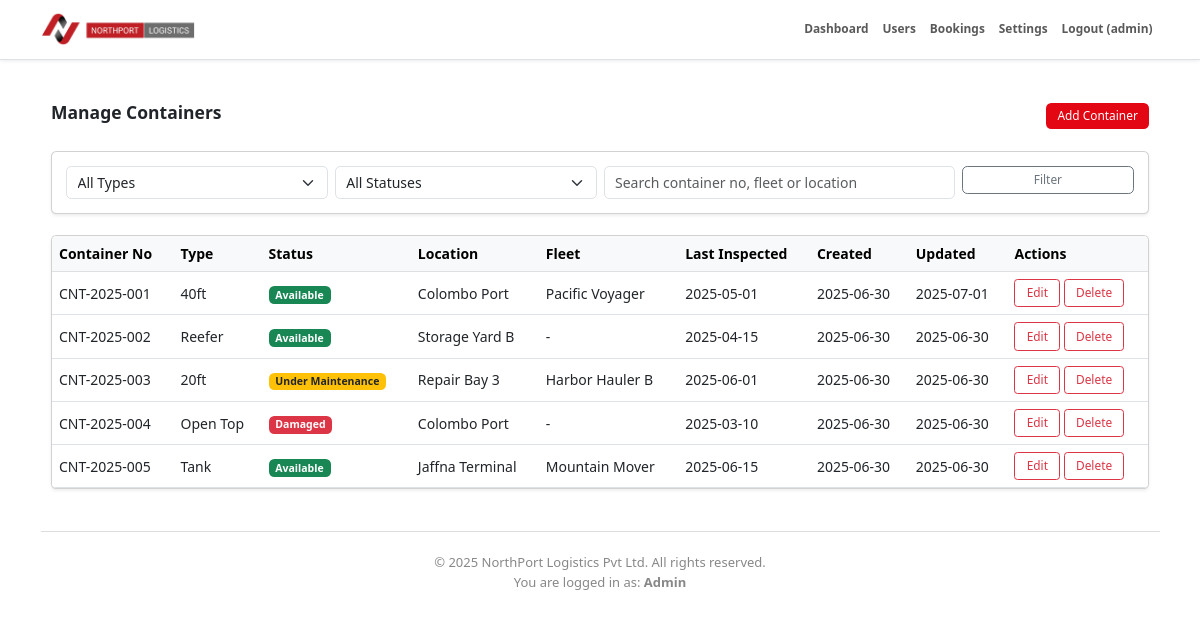
The app's page /admin/manage_containers.php (signed in) with its own data.
### tables this page shows
CREATE TABLE `containers` (
  `id` int(11) NOT NULL,
  `container_no` varchar(50) NOT NULL,
  `type` enum('20ft','40ft','Reefer','Open Top','Tank') NOT NULL,
  `status` enum('Available','In Use','Under Maintenance','Damaged') DEFAULT 'Available',
  `location` varchar(100) DEFAULT NULL,
  `assigned_fleet_id` int(11) DEFAULT NULL,
  `last_inspected_at` date DEFAULT NULL,
  `created_at` datetime DEFAULT current_timestamp(),
  `updated_at` datetime DEFAULT current_timestamp() ON UPDATE current_timestamp()
);

CREATE TABLE `fleets` (
  `id` int(11) NOT NULL,
  `fleet_name` varchar(100) NOT NULL,
  `type` enum('Vessel','Truck') NOT NULL,
  `registration_no` varchar(50) DEFAULT NULL,
  `capacity` int(11) DEFAULT NULL,
  `status` enum('Active','Inactive','Under Maintenance') DEFAULT 'Active',
  `created_at` datetime DEFAULT current_timestamp(),
  `updated_at` datetime DEFAULT current_timestamp() ON UPDATE current_timestamp(),
  `manufacturer` varchar(100) DEFAULT NULL,
  `model` varchar(100) DEFAULT NULL,
  `year_built` int(11) DEFAULT NULL,
  `location` varchar(255) DEFAULT NULL,
  `notes` text DEFAULT NULL
);

### admin/manage_containers.php (the view, shortened to what this page needs)
<?php
require_once '../includes/header.php';
$currentRole = $_SESSION['role'] ?? 'user';
$searchQuery = trim($_GET['q'] ?? '');
$params = [];
$sql = "SELECT c.*, f.fleet_name
        FROM containers c
        LEFT JOIN fleets f ON c.assigned_fleet_id = f.id";
$sql .= " ORDER BY c.updated_at DESC";
$stmt = $pdo->prepare($sql);
$stmt->execute($params);
$containers = $stmt->fetchAll();
?>
<div class="container my-5">
  <div class="d-flex justify-content-between align-items-center mb-4">
    <h2 class="fw-bold">Manage Containers</h2>
    <?php if (in_array($currentRole, ['admin', 'manager'])): ?>
      <a href="add_container.php" class="btn btn-danger">Add Container</a>
    <?php endif; ?>
  </div>
  <div class="card p-3 shadow-sm mb-4">
    <form class="row g-2" method="GET">
      <div class="col-md-3">
        <select class="form-select" name="type">
          <option value="">All Types</option>
        </select>
      </div>
      <div class="col-md-3">
        <select class="form-select" name="status">
          <option value="">All Statuses</option>
        </select>
      </div>
      <div class="col-md-4">
        <input type="text" name="q" class="form-control" placeholder="Search container no, fleet or location" value="<?= htmlspecialchars($searchQuery) ?>">
      </div>
      <div class="col-md-2">
        <button class="btn btn-outline-secondary w-100" type="submit">Filter</button>
      </div>
    </form>
  </div>
  <div class="table-responsive card shadow-sm">
    <table class="table table-hover mb-0 align-middle">
      <thead class="table-light">
        <tr>
          <th>Container No</th>
          <th>Type</th>
          <th>Status</th>
          <th>Location</th>
          <th>Fleet</th>
          <th>Last Inspected</th>
          <th>Created</th>
          <th>Updated</th>
          <th>Actions</th>
        </tr>
      </thead>
      <tbody>
        <?php if (count($containers)): ?>
          <?php foreach ($containers as $c): ?>
            <tr>
              <td><?= htmlspecialchars($c['container_no']) ?></td>
              <td><?= htmlspecialchars($c['type']) ?></td>
              <td>
                <span class="badge
                  <?= $c['status'] === 'Available' ? 'bg-success' : ($c['status'] === 'In Use' ? 'bg-primary' : ($c['status'] === 'Under Maintenance' ? 'bg-warning text-dark' : 'bg-danger')) ?>">
                  <?= htmlspecialchars($c['status']) ?>
                </span>
              </td>
              <td><?= htmlspecialchars($c['location'] ?? '-') ?></td>
              <td><?= htmlspecialchars($c['fleet_name'] ?? '-') ?></td>
              <td><?= $c['last_inspected_at'] ? date('Y-m-d', strtotime($c['last_inspected_at'])) : '-' ?></td>
              <td><?= date('Y-m-d', strtotime($c['created_at'])) ?></td>
              <td><?= date('Y-m-d', strtotime($c['updated_at'])) ?></td>
              <td class="text-nowrap">
                <a href="edit_container.php?id=<?= $c['id'] ?>" class="btn btn-sm btn-outline-danger">Edit</a>
                <?php if ($currentRole === 'admin'): ?>
                  <a href="delete_container.php?id=<?= $c['id'] ?>" onclick="return confirm('Delete this container?')" class="btn btn-sm btn-outline-danger">Delete</a>
                <?php endif; ?>
              </td>
            </tr>
          <?php endforeach; ?>
        <?php else: ?>
          <tr>
            <td colspan="9" class="text-center text-muted">No containers found.</td>
          </tr>
        <?php endif; ?>
      </tbody>
    </table>
  </div>
</div>
<?php require_once '../includes/admin_footer.php'; ?>

### includes/header.php (style rules this page uses)
html { font-size: 14px; }

### admin/manage_containers.php (style rules this page uses)
.btn { font-size: 0.85rem; padding: 0.3rem 0.8rem; }
.btn-danger { background-color: #e30613; border: none; }
h2 { font-size: 1.25rem; }

### records on screen
containers: container_no "CNT-2025-001", type "40ft", status "Available", location "Colombo Port", fleets.fleet_name "Pacific Voyager", last_inspected_at "2025-05-01", created_at "2025-06-30", updated_at "2025-07-01"
containers: container_no "CNT-2025-002", type "Reefer", status "Available", location "Storage Yard B", fleet_name "-", last_inspected_at "2025-04-15", created_at "2025-06-30", updated_at "2025-06-30"
containers: container_no "CNT-2025-003", type "20ft", status "Under Maintenance", location "Repair Bay 3", fleets.fleet_name "Harbor Hauler B", last_inspected_at "2025-06-01", created_at "2025-06-30", updated_at "2025-06-30"
containers: container_no "CNT-2025-004", type "Open Top", status "Damaged", location "Colombo Port", fleet_name "-", last_inspected_at "2025-03-10", created_at "2025-06-30", updated_at "2025-06-30"
containers: container_no "CNT-2025-005", type "Tank", status "Available", location "Jaffna Terminal", fleets.fleet_name "Mountain Mover", last_inspected_at "2025-06-15", created_at "2025-06-30", updated_at "2025-06-30"

### other values on screen
safeOutput($username) "admin"
$userRole "Admin"
